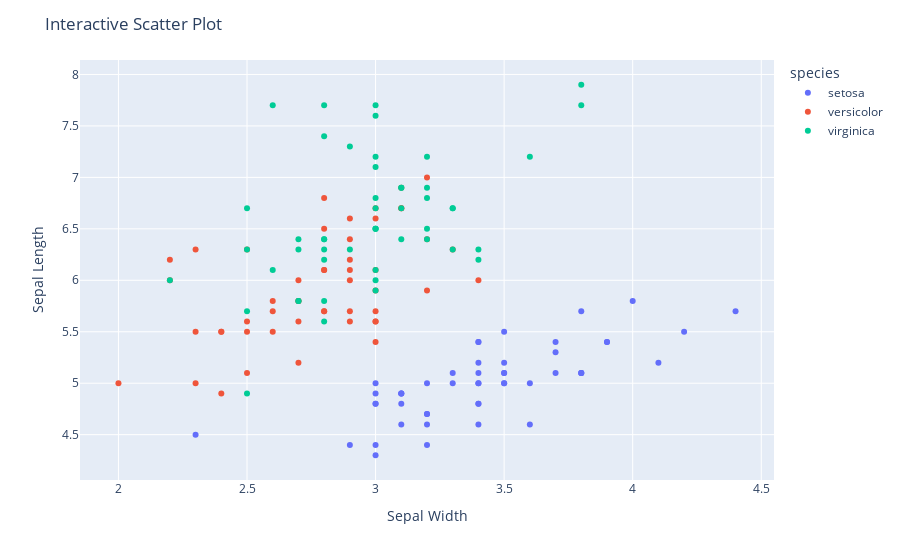

The notebook cell saved with this chart:
### Markdown cell above
### Introduction to Interactive Data Visualization

Interactive data visualization refers to the use of interactive elements in data visualizations to allow users to explore and interact with the data. It enables users to gain insights, discover patterns, and answer specific questions by dynamically manipulating and navigating the visual representation of the data. Interactive visualizations provide a more engaging and flexible way to explore complex datasets compared to static visualizations.

### Code cell
# Load the dataset
data = px.data.iris()

# Create an interactive scatter plot
fig = px.scatter(data, x="sepal_width", y="sepal_length", color="species",
                 hover_data=["petal_width", "petal_length"])

# Add axis labels and title
fig.update_layout(
    xaxis_title="Sepal Width",
    yaxis_title="Sepal Length",
    title="Interactive Scatter Plot")

# Show the plot
fig.show()

### Figure 1 — Plotly figure (JSON) as saved in the notebook; plotly's stock layout.template omitted (floating-point values rounded to 4 significant figures)
{"data": [{"customdata": [[0.2, 1.4], [0.2, 1.4], [0.2, 1.3], [0.2, 1.5], [0.2, 1.4], [0.4, 1.7], [0.3, 1.4], [0.2, 1.5], [0.2, 1.4], [0.1, 1.5], [0.2, 1.5], [0.2, 1.6], [0.1, 1.4], [0.1, 1.1], [0.2, 1.2], [0.4, 1.5], [0.4, 1.3], [0.3, 1.4], [0.3, 1.7], [0.3, 1.5], [0.2, 1.7], [0.4, 1.5], [0.2, 1], [0.5, 1.7], [0.2, 1.9], [0.2, 1.6], [0.4, 1.6], [0.2, 1.5], [0.2, 1.4], [0.2, 1.6], [0.2, 1.6], [0.4, 1.5], [0.1, 1.5], [0.2, 1.4], [0.1, 1.5], [0.2, 1.2], [0.2, 1.3], [0.1, 1.5], [0.2, 1.3], [0.2, 1.5], [0.3, 1.3], [0.3, 1.3], [0.2, 1.3], [0.6, 1.6], [0.4, 1.9], [0.3, 1.4], [0.2, 1.6], [0.2, 1.4], [0.2, 1.5], [0.2, 1.4]], "hovertemplate": "species=setosa<br>sepal_width=%{x}<br>sepal_length=%{y}<br>petal_width=%{customdata[0]}<br>petal_length=%{customdata[1]}<extra></extra>", "legendgroup": "setosa", "marker": {"color": "#636efa", "symbol": "circle"}, "mode": "markers", "name": "setosa", "orientation": "v", "showlegend": true, "type": "scatter", "x": [3.5, 3, 3.2, 3.1, 3.6, 3.9, 3.4, 3.4, 2.9, 3.1, 3.7, 3.4, 3, 3, 4, 4.4, 3.9, 3.5, 3.8, 3.8, 3.4, 3.7, 3.6, 3.3, 3.4, 3, 3.4, 3.5, 3.4, 3.2, 3.1, 3.4, 4.1, 4.2, 3.1, 3.2, 3.5, 3.1, 3, 3.4, 3.5, 2.3, 3.2, 3.5, 3.8, 3, 3.8, 3.2, 3.7, 3.3], "xaxis": "x", "y": [5.1, 4.9, 4.7, 4.6, 5, 5.4, 4.6, 5, 4.4, 4.9, 5.4, 4.8, 4.8, 4.3, 5.8, 5.7, 5.4, 5.1, 5.7, 5.1, 5.4, 5.1, 4.6, 5.1, 4.8, 5, 5, 5.2, 5.2, 4.7, 4.8, 5.4, 5.2, 5.5, 4.9, 5, 5.5, 4.9, 4.4, 5.1, 5, 4.5, 4.4, 5, 5.1, 4.8, 5.1, 4.6, 5.3, 5], "yaxis": "y"}, {"customdata": [[1.4, 4.7], [1.5, 4.5], [1.5, 4.9], [1.3, 4], [1.5, 4.6], [1.3, 4.5], [1.6, 4.7], [1, 3.3], [1.3, 4.6], [1.4, 3.9], [1, 3.5], [1.5, 4.2], [1, 4], [1.4, 4.7], [1.3, 3.6], [1.4, 4.4], [1.5, 4.5], [1, 4.1], [1.5, 4.5], [1.1, 3.9], [1.8, 4.8], [1.3, 4], [1.5, 4.9], [1.2, 4.7], [1.3, 4.3], [1.4, 4.4], [1.4, 4.8], [1.7, 5], [1.5, 4.5], [1, 3.5], [1.1, 3.8], [1, 3.7], [1.2, 3.9], [1.6, 5.1], [1.5, 4.5], [1.6, 4.5], [1.5, 4.7], [1.3, 4.4], [1.3, 4.1], [1.3, 4], [1.2, 4.4], [1.4, 4.6], [1.2, 4], [1, 3.3], [1.3, 4.2], [1.2, 4.2], [1.3, 4.2], [1.3, 4.3], [1.1, 3], [1.3, 4.1]], "hovertemplate": "species=versicolor<br>sepal_width=%{x}<br>sepal_length=%{y}<br>petal_width=%{customdata[0]}<br>petal_length=%{customdata[1]}<extra></extra>", "legendgroup": "versicolor", "marker": {"color": "#EF553B", "symbol": "circle"}, "mode": "markers", "name": "versicolor", "orientation": "v", "showlegend": true, "type": "scatter", "x": [3.2, 3.2, 3.1, 2.3, 2.8, 2.8, 3.3, 2.4, 2.9, 2.7, 2, 3, 2.2, 2.9, 2.9, 3.1, 3, 2.7, 2.2, 2.5, 3.2, 2.8, 2.5, 2.8, 2.9, 3, 2.8, 3, 2.9, 2.6, 2.4, 2.4, 2.7, 2.7, 3, 3.4, 3.1, 2.3, 3, 2.5, 2.6, 3, 2.6, 2.3, 2.7, 3, 2.9, 2.9, 2.5, 2.8], "xaxis": "x", "y": [7, 6.4, 6.9, 5.5, 6.5, 5.7, 6.3, 4.9, 6.6, 5.2, 5, 5.9, 6, 6.1, 5.6, 6.7, 5.6, 5.8, 6.2, 5.6, 5.9, 6.1, 6.3, 6.1, 6.4, 6.6, 6.8, 6.7, 6, 5.7, 5.5, 5.5, 5.8, 6, 5.4, 6, 6.7, 6.3, 5.6, 5.5, 5.5, 6.1, 5.8, 5, 5.6, 5.7, 5.7, 6.2, 5.1, 5.7], "yaxis": "y"}, {"customdata": [[2.5, 6], [1.9, 5.1], [2.1, 5.9], [1.8, 5.6], [2.2, 5.8], [2.1, 6.6], [1.7, 4.5], [1.8, 6.3], [1.8, 5.8], [2.5, 6.1], [2, 5.1], [1.9, 5.3], [2.1, 5.5], [2, 5], [2.4, 5.1], [2.3, 5.3], [1.8, 5.5], [2.2, 6.7], [2.3, 6.9], [1.5, 5], [2.3, 5.7], [2, 4.9], [2, 6.7], [1.8, 4.9], [2.1, 5.7], [1.8, 6], [1.8, 4.8], [1.8, 4.9], [2.1, 5.6], [1.6, 5.8], [1.9, 6.1], [2, 6.4], [2.2, 5.6], [1.5, 5.1], [1.4, 5.6], [2.3, 6.1], [2.4, 5.6], [1.8, 5.5], [1.8, 4.8], [2.1, 5.4], [2.4, 5.6], [2.3, 5.1], [1.9, 5.1], [2.3, 5.9], [2.5, 5.7], [2.3, 5.2], [1.9, 5], [2, 5.2], [2.3, 5.4], [1.8, 5.1]], "hovertemplate": "species=virginica<br>sepal_width=%{x}<br>sepal_length=%{y}<br>petal_width=%{customdata[0]}<br>petal_length=%{customdata[1]}<extra></extra>", "legendgroup": "virginica", "marker": {"color": "#00cc96", "symbol": "circle"}, "mode": "markers", "name": "virginica", "orientation": "v", "showlegend": true, "type": "scatter", "x": [3.3, 2.7, 3, 2.9, 3, 3, 2.5, 2.9, 2.5, 3.6, 3.2, 2.7, 3, 2.5, 2.8, 3.2, 3, 3.8, 2.6, 2.2, 3.2, 2.8, 2.8, 2.7, 3.3, 3.2, 2.8, 3, 2.8, 3, 2.8, 3.8, 2.8, 2.8, 2.6, 3, 3.4, 3.1, 3, 3.1, 3.1, 3.1, 2.7, 3.2, 3.3, 3, 2.5, 3, 3.4, 3], "xaxis": "x", "y": [6.3, 5.8, 7.1, 6.3, 6.5, 7.6, 4.9, 7.3, 6.7, 7.2, 6.5, 6.4, 6.8, 5.7, 5.8, 6.4, 6.5, 7.7, 7.7, 6, 6.9, 5.6, 7.7, 6.3, 6.7, 7.2, 6.2, 6.1, 6.4, 7.2, 7.4, 7.9, 6.4, 6.3, 6.1, 7.7, 6.3, 6.4, 6, 6.9, 6.7, 6.9, 5.8, 6.8, 6.7, 6.7, 6.3, 6.5, 6.2, 5.9], "yaxis": "y"}], "layout": {"legend": {"title": {"text": "species"}, "tracegroupgap": 0}, "margin": {"t": 60}, "title": {"text": "Interactive Scatter Plot"}, "xaxis": {"anchor": "y", "domain": [0, 1], "title": {"text": "Sepal Width"}}, "yaxis": {"anchor": "x", "domain": [0, 1], "title": {"text": "Sepal Length"}}}}
